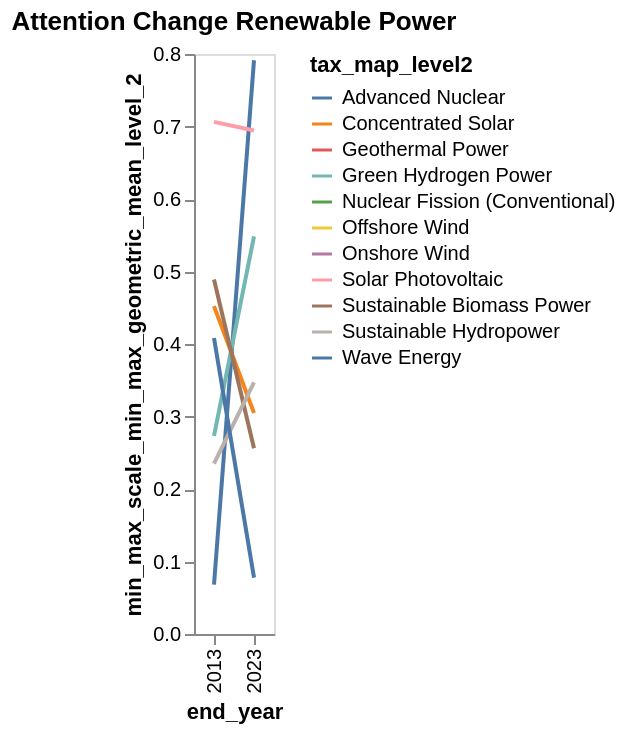

The code cell stored with this chart in its notebook:
### Code cell
# replace _df with your data source
_chart = (
    alt.Chart(
        energy_total_solution_results[
            (
                energy_total_solution_results["tax_map_level1"]
                == "Renewable Power"
            )
            & (energy_total_solution_results["start_year"].isin([2010, 2020]))
        ]
    )
    .mark_line()
    .encode(
        x=alt.X(field="end_year", type="nominal"),
        y=alt.Y(
            field="min_max_scale_min_max_geometric_mean_level_2",
            type="quantitative",
        ),
        color=alt.Color(field="tax_map_level2", type="nominal"),
        tooltip=[
            alt.Tooltip(field="end_year", format=",.0f"),
            alt.Tooltip(
                field="min_max_scale_min_max_geometric_mean_level_2",
                aggregate="mean",
                format=",.2f",
            ),
            alt.Tooltip(field="tax_map_level2"),
            alt.Tooltip(field="tax_map_level1"),
        ],
    )
    .properties(
        height=290,
        width="container",
        title="Attention Change Renewable Power",
        config={"axis": {"grid": False}},
    )
)
mo.ui.altair_chart(_chart)
_chart

### Figure 1 — Vega-Lite specification as saved in the notebook (floating-point values rounded to 4 significant figures)
{"$schema": "https://vega.github.io/schema/vega-lite/v5.20.1.json", "config": {"axis": {"grid": false}, "view": {"continuousHeight": 300, "continuousWidth": 300}}, "data": {"name": "data-f0f4bc90117d574c54a1f49ad31c237e"}, "datasets": {"data-f0f4bc90117d574c54a1f49ad31c237e": [{"end_year": 2013, "min_max_geometric_mean": 1.0, "min_max_geometric_mean_level_1": 0.6955, "min_max_geometric_mean_level_2": 0.154, "min_max_scale_min_max_geometric_mean": 1.0, "min_max_scale_min_max_geometric_mean_level_1": 0.5987, "min_max_scale_min_max_geometric_mean_level_2": 0.06805, "start_year": 2010, "tax_map_level0": "Energy Transition", "tax_map_level1": "Renewable Power", "tax_map_level2": "Advanced Nuclear", "zero_max_geometric_mean": 1.0, "zero_max_geometric_mean_level_1": 0.6981, "zero_max_geometric_mean_level_2": 0.1849, "zero_max_scale_zero_max_geometric_mean": 1.0, "zero_max_scale_zero_max_geometric_mean_level_1": 0.6981, "zero_max_scale_zero_max_geometric_mean_level_2": 0.1976}, {"end_year": 2013, "min_max_geometric_mean": 1.0, "min_max_geometric_mean_level_1": 0.6955, "min_max_geometric_mean_level_2": 0.476, "min_max_scale_min_max_geometric_mean": 1.0, "min_max_scale_min_max_geometric_mean_level_1": 0.5987, "min_max_scale_min_max_geometric_mean_level_2": 0.4522, "start_year": 2010, "tax_map_level0": "Energy Transition", "tax_map_level1": "Renewable Power", "tax_map_level2": "Concentrated Solar", "zero_max_geometric_mean": 1.0, "zero_max_geometric_mean_level_1": 0.6981, "zero_max_geometric_mean_level_2": 0.4045, "zero_max_scale_zero_max_geometric_mean": 1.0, "zero_max_scale_zero_max_geometric_mean_level_1": 0.6981, "zero_max_scale_zero_max_geometric_mean_level_2": 0.4325}, {"end_year": 2013, "min_max_geometric_mean": 1.0, "min_max_geometric_mean_level_1": 0.6955, "min_max_geometric_mean_level_2": 0.3259, "min_max_scale_min_max_geometric_mean": 1.0, "min_max_scale_min_max_geometric_mean_level_1": 0.5987, "min_max_scale_min_max_geometric_mean_level_2": 0.2732, "start_year": 2010, "tax_map_level0": "Energy Transition", "tax_map_level1": "Renewable Power", "tax_map_level2": "Green Hydrogen Power", "zero_max_geometric_mean": 1.0, "zero_max_geometric_mean_level_1": 0.6981, "zero_max_geometric_mean_level_2": 0.3341, "zero_max_scale_zero_max_geometric_mean": 1.0, "zero_max_scale_zero_max_geometric_mean_level_1": 0.6981, "zero_max_scale_zero_max_geometric_mean_level_2": 0.3571}, {"end_year": 2013, "min_max_geometric_mean": 1.0, "min_max_geometric_mean_level_1": 0.6955, "min_max_geometric_mean_level_2": 0.6891, "min_max_scale_min_max_geometric_mean": 1.0, "min_max_scale_min_max_geometric_mean_level_1": 0.5987, "min_max_scale_min_max_geometric_mean_level_2": 0.7064, "start_year": 2010, "tax_map_level0": "Energy Transition", "tax_map_level1": "Renewable Power", "tax_map_level2": "Solar Photovoltaic", "zero_max_geometric_mean": 1.0, "zero_max_geometric_mean_level_1": 0.6981, "zero_max_geometric_mean_level_2": 0.6924, "zero_max_scale_zero_max_geometric_mean": 1.0, "zero_max_scale_zero_max_geometric_mean_level_1": 0.6981, "zero_max_scale_zero_max_geometric_mean_level_2": 0.7402}, {"end_year": 2013, "min_max_geometric_mean": 1.0, "min_max_geometric_mean_level_1": 0.6955, "min_max_geometric_mean_level_2": 0.5069, "min_max_scale_min_max_geometric_mean": 1.0, "min_max_scale_min_max_geometric_mean_level_1": 0.5987, "min_max_scale_min_max_geometric_mean_level_2": 0.489, "start_year": 2010, "tax_map_level0": "Energy Transition", "tax_map_level1": "Renewable Power", "tax_map_level2": "Sustainable Biomass Power", "zero_max_geometric_mean": 1.0, "zero_max_geometric_mean_level_1": 0.6981, "zero_max_geometric_mean_level_2": 0.5134, "zero_max_scale_zero_max_geometric_mean": 1.0, "zero_max_scale_zero_max_geometric_mean_level_1": 0.6981, "zero_max_scale_zero_max_geometric_mean_level_2": 0.5489}, {"end_year": 2013, "min_max_geometric_mean": 1.0, "min_max_geometric_mean_level_1": 0.6955, "min_max_geometric_mean_level_2": 0.294, "min_max_scale_min_max_geometric_mean": 1.0, "min_max_scale_min_max_geometric_mean_level_1": 0.5987, "min_max_scale_min_max_geometric_mean_level_2": 0.2351, "start_year": 2010, "tax_map_level0": "Energy Transition", "tax_map_level1": "Renewable Power", "tax_map_level2": "Sustainable Hydropower", "zero_max_geometric_mean": 1.0, "zero_max_geometric_mean_level_1": 0.6981, "zero_max_geometric_mean_level_2": 0.123, "zero_max_scale_zero_max_geometric_mean": 1.0, "zero_max_scale_zero_max_geometric_mean_level_1": 0.6981, "zero_max_scale_zero_max_geometric_mean_level_2": 0.1315}, {"end_year": 2013, "min_max_geometric_mean": 1.0, "min_max_geometric_mean_level_1": 0.6955, "min_max_geometric_mean_level_2": 0.4392, "min_max_scale_min_max_geometric_mean": 1.0, "min_max_scale_min_max_geometric_mean_level_1": 0.5987, "min_max_scale_min_max_geometric_mean_level_2": 0.4083, "start_year": 2010, "tax_map_level0": "Energy Transition", "tax_map_level1": "Renewable Power", "tax_map_level2": "Wave Energy", "zero_max_geometric_mean": 1.0, "zero_max_geometric_mean_level_1": 0.6981, "zero_max_geometric_mean_level_2": 0.3835, "zero_max_scale_zero_max_geometric_mean": 1.0, "zero_max_scale_zero_max_geometric_mean_level_1": 0.6981, "zero_max_scale_zero_max_geometric_mean_level_2": 0.41}, {"end_year": 2023, "min_max_geometric_mean": 1.0, "min_max_geometric_mean_level_1": 0.8207, "min_max_geometric_mean_level_2": 0.6356, "min_max_scale_min_max_geometric_mean": 1.0, "min_max_scale_min_max_geometric_mean_level_1": 0.8868, "min_max_scale_min_max_geometric_mean_level_2": 0.7914, "start_year": 2020, "tax_map_level0": "Energy Transition", "tax_map_level1": "Renewable Power", "tax_map_level2": "Advanced Nuclear", "zero_max_geometric_mean": 1.0, "zero_max_geometric_mean_level_1": 0.8214, "zero_max_geometric_mean_level_2": 0.6366, "zero_max_scale_zero_max_geometric_mean": 1.0, "zero_max_scale_zero_max_geometric_mean_level_1": 0.905, "zero_max_scale_zero_max_geometric_mean_level_2": 0.8042}, {"end_year": 2023, "min_max_geometric_mean": 1.0, "min_max_geometric_mean_level_1": 0.8207, "min_max_geometric_mean_level_2": 0.2718, "min_max_scale_min_max_geometric_mean": 1.0, "min_max_scale_min_max_geometric_mean_level_1": 0.8868, "min_max_scale_min_max_geometric_mean_level_2": 0.3048, "start_year": 2020, "tax_map_level0": "Energy Transition", "tax_map_level1": "Renewable Power", "tax_map_level2": "Concentrated Solar", "zero_max_geometric_mean": 1.0, "zero_max_geometric_mean_level_1": 0.8214, "zero_max_geometric_mean_level_2": 0.2752, "zero_max_scale_zero_max_geometric_mean": 1.0, "zero_max_scale_zero_max_geometric_mean_level_1": 0.905, "zero_max_scale_zero_max_geometric_mean_level_2": 0.3477}, {"end_year": 2023, "min_max_geometric_mean": 1.0, "min_max_geometric_mean_level_1": 0.8207, "min_max_geometric_mean_level_2": 0.3954, "min_max_scale_min_max_geometric_mean": 1.0, "min_max_scale_min_max_geometric_mean_level_1": 0.8868, "min_max_scale_min_max_geometric_mean_level_2": 0.4701, "start_year": 2020, "tax_map_level0": "Energy Transition", "tax_map_level1": "Renewable Power", "tax_map_level2": "Geothermal Power", "zero_max_geometric_mean": 1.0, "zero_max_geometric_mean_level_1": 0.8214, "zero_max_geometric_mean_level_2": 0.3994, "zero_max_scale_zero_max_geometric_mean": 1.0, "zero_max_scale_zero_max_geometric_mean_level_1": 0.905, "zero_max_scale_zero_max_geometric_mean_level_2": 0.5045}, {"end_year": 2023, "min_max_geometric_mean": 1.0, "min_max_geometric_mean_level_1": 0.8207, "min_max_geometric_mean_level_2": 0.4541, "min_max_scale_min_max_geometric_mean": 1.0, "min_max_scale_min_max_geometric_mean_level_1": 0.8868, "min_max_scale_min_max_geometric_mean_level_2": 0.5486, "start_year": 2020, "tax_map_level0": "Energy Transition", "tax_map_level1": "Renewable Power", "tax_map_level2": "Green Hydrogen Power", "zero_max_geometric_mean": 1.0, "zero_max_geometric_mean_level_1": 0.8214, "zero_max_geometric_mean_level_2": 0.4549, "zero_max_scale_zero_max_geometric_mean": 1.0, "zero_max_scale_zero_max_geometric_mean_level_1": 0.905, "zero_max_scale_zero_max_geometric_mean_level_2": 0.5746}, {"end_year": 2023, "min_max_geometric_mean": 1.0, "min_max_geometric_mean_level_1": 0.8207, "min_max_geometric_mean_level_2": 0.4846, "min_max_scale_min_max_geometric_mean": 1.0, "min_max_scale_min_max_geometric_mean_level_1": 0.8868, "min_max_scale_min_max_geometric_mean_level_2": 0.5894, "start_year": 2020, "tax_map_level0": "Energy Transition", "tax_map_level1": "Renewable Power", "tax_map_level2": "Nuclear Fission (Conventional)", "zero_max_geometric_mean": 1.0, "zero_max_geometric_mean_level_1": 0.8214, "zero_max_geometric_mean_level_2": 0.4958, "zero_max_scale_zero_max_geometric_mean": 1.0, "zero_max_scale_zero_max_geometric_mean_level_1": 0.905, "zero_max_scale_zero_max_geometric_mean_level_2": 0.6263}, {"end_year": 2023, "min_max_geometric_mean": 1.0, "min_max_geometric_mean_level_1": 0.8207, "min_max_geometric_mean_level_2": 0.2299, "min_max_scale_min_max_geometric_mean": 1.0, "min_max_scale_min_max_geometric_mean_level_1": 0.8868, "min_max_scale_min_max_geometric_mean_level_2": 0.2488, "start_year": 2020, "tax_map_level0": "Energy Transition", "tax_map_level1": "Renewable Power", "tax_map_level2": "Offshore Wind", "zero_max_geometric_mean": 1.0, "zero_max_geometric_mean_level_1": 0.8214, "zero_max_geometric_mean_level_2": 0.2333, "zero_max_scale_zero_max_geometric_mean": 1.0, "zero_max_scale_zero_max_geometric_mean_level_1": 0.905, "zero_max_scale_zero_max_geometric_mean_level_2": 0.2947}, {"end_year": 2023, "min_max_geometric_mean": 1.0, "min_max_geometric_mean_level_1": 0.8207, "min_max_geometric_mean_level_2": 0.2138, "min_max_scale_min_max_geometric_mean": 1.0, "min_max_scale_min_max_geometric_mean_level_1": 0.8868, "min_max_scale_min_max_geometric_mean_level_2": 0.2273, "start_year": 2020, "tax_map_level0": "Energy Transition", "tax_map_level1": "Renewable Power", "tax_map_level2": "Onshore Wind", "zero_max_geometric_mean": 1.0, "zero_max_geometric_mean_level_1": 0.8214, "zero_max_geometric_mean_level_2": 0.2159, "zero_max_scale_zero_max_geometric_mean": 1.0, "zero_max_scale_zero_max_geometric_mean_level_1": 0.905, "zero_max_scale_zero_max_geometric_mean_level_2": 0.2727}, {"end_year": 2023, "min_max_geometric_mean": 1.0, "min_max_geometric_mean_level_1": 0.8207, "min_max_geometric_mean_level_2": 0.5631, "min_max_scale_min_max_geometric_mean": 1.0, "min_max_scale_min_max_geometric_mean_level_1": 0.8868, "min_max_scale_min_max_geometric_mean_level_2": 0.6944, "start_year": 2020, "tax_map_level0": "Energy Transition", "tax_map_level1": "Renewable Power", "tax_map_level2": "Solar Photovoltaic", "zero_max_geometric_mean": 1.0, "zero_max_geometric_mean_level_1": 0.8214, "zero_max_geometric_mean_level_2": 0.5634, "zero_max_scale_zero_max_geometric_mean": 1.0, "zero_max_scale_zero_max_geometric_mean_level_1": 0.905, "zero_max_scale_zero_max_geometric_mean_level_2": 0.7117}, {"end_year": 2023, "min_max_geometric_mean": 1.0, "min_max_geometric_mean_level_1": 0.8207, "min_max_geometric_mean_level_2": 0.2355, "min_max_scale_min_max_geometric_mean": 1.0, "min_max_scale_min_max_geometric_mean_level_1": 0.8868, "min_max_scale_min_max_geometric_mean_level_2": 0.2563, "start_year": 2020, "tax_map_level0": "Energy Transition", "tax_map_level1": "Renewable Power", "tax_map_level2": "Sustainable Biomass Power", "zero_max_geometric_mean": 1.0, "zero_max_geometric_mean_level_1": 0.8214, "zero_max_geometric_mean_level_2": 0.2376, "zero_max_scale_zero_max_geometric_mean": 1.0, "zero_max_scale_zero_max_geometric_mean_level_1": 0.905, "zero_max_scale_zero_max_geometric_mean_level_2": 0.3001}, {"end_year": 2023, "min_max_geometric_mean": 1.0, "min_max_geometric_mean_level_1": 0.8207, "min_max_geometric_mean_level_2": 0.3033, "min_max_scale_min_max_geometric_mean": 1.0, "min_max_scale_min_max_geometric_mean_level_1": 0.8868, "min_max_scale_min_max_geometric_mean_level_2": 0.3469, "start_year": 2020, "tax_map_level0": "Energy Transition", "tax_map_level1": "Renewable Power", "tax_map_level2": "Sustainable Hydropower", "zero_max_geometric_mean": 1.0, "zero_max_geometric_mean_level_1": 0.8214, "zero_max_geometric_mean_level_2": 0.307, "zero_max_scale_zero_max_geometric_mean": 1.0, "zero_max_scale_zero_max_geometric_mean_level_1": 0.905, "zero_max_scale_zero_max_geometric_mean_level_2": 0.3878}, {"end_year": 2023, "min_max_geometric_mean": 1.0, "min_max_geometric_mean_level_1": 0.8207, "min_max_geometric_mean_level_2": 0.102, "min_max_scale_min_max_geometric_mean": 1.0, "min_max_scale_min_max_geometric_mean_level_1": 0.8868, "min_max_scale_min_max_geometric_mean_level_2": 0.0777, "start_year": 2020, "tax_map_level0": "Energy Transition", "tax_map_level1": "Renewable Power", "tax_map_level2": "Wave Energy", "zero_max_geometric_mean": 1.0, "zero_max_geometric_mean_level_1": 0.8214, "zero_max_geometric_mean_level_2": 0.1139, "zero_max_scale_zero_max_geometric_mean": 1.0, "zero_max_scale_zero_max_geometric_mean_level_1": 0.905, "zero_max_scale_zero_max_geometric_mean_level_2": 0.1439}]}, "encoding": {"color": {"field": "tax_map_level2", "type": "nominal"}, "tooltip": [{"field": "end_year", "format": ",.0f"}, {"aggregate": "mean", "field": "min_max_scale_min_max_geometric_mean_level_2", "format": ",.2f"}, {"field": "tax_map_level2"}, {"field": "tax_map_level1"}], "x": {"field": "end_year", "type": "nominal"}, "y": {"field": "min_max_scale_min_max_geometric_mean_level_2", "type": "quantitative"}}, "height": 290, "mark": {"type": "line"}, "title": "Attention Change Renewable Power", "usermeta": {"embedOptions": {}}, "width": "container"}
